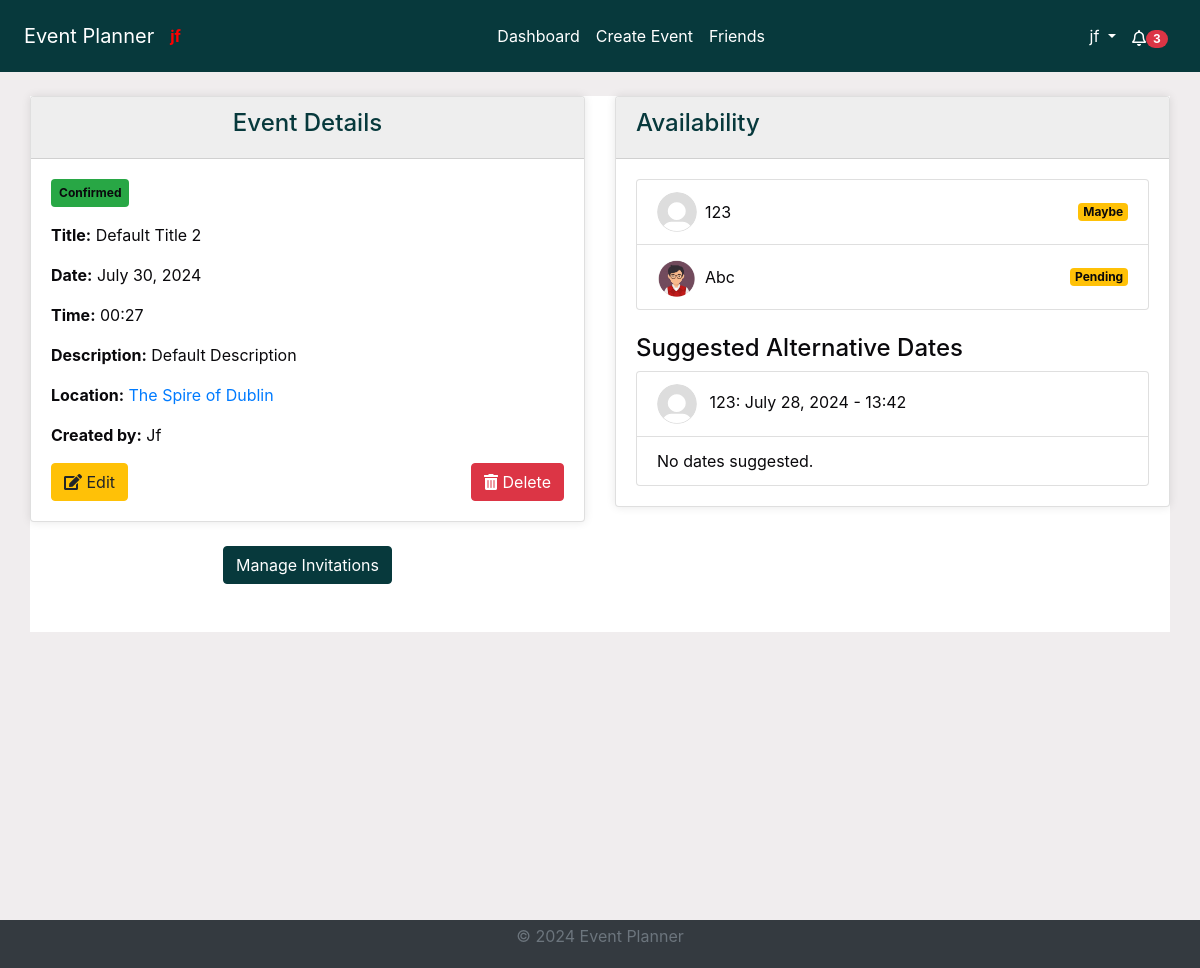
The page /events/details/286/ (signed in) on the database its author committed.
### events/models.py (models this page shows, shortened)
class Event(models.Model):
    STATUS_CHOICES = [
        ("Pending", "Pending"),
        ("Confirmed", "Confirmed"),
        ("Cancelled", "Cancelled"),
    ]
    title = models.CharField(max_length=100)
    description = models.TextField()
    location = models.CharField(max_length=255)
    created_by = models.ForeignKey(User, on_delete=models.CASCADE)
    proposed_date = models.DateTimeField()
    finalized_date = models.DateTimeField(null=True, blank=True)
    status = models.CharField(
        max_length=20, choices=STATUS_CHOICES, default="Pending"
    )
    created_at = models.DateTimeField(auto_now_add=True)
    updated_at = models.DateTimeField(auto_now=True)

### invitations/models.py (models this page shows, shortened)
class Invitation(models.Model):
    STATUS_CHOICES = [
        ("Pending", "Pending"),
        ("Accepted", "Accepted"),
        ("Declined", "Declined"),
    ]
    event = models.ForeignKey(
        Event, on_delete=models.CASCADE, related_name="invitations"
    )
    user = models.ForeignKey(User, on_delete=models.CASCADE)
    status = models.CharField(
        max_length=20, choices=STATUS_CHOICES, default="Pending"
    )
    suggested_date = models.DateTimeField(null=True, blank=True)
    read = models.BooleanField(default=False)
    created_at = models.DateTimeField(auto_now_add=True)
    updated_at = models.DateTimeField(auto_now=True)

### accounts/models.py (models this page shows, shortened)
class UserProfile(models.Model):
    user = models.OneToOneField(User, on_delete=models.CASCADE)
    profile_picture = models.CharField(max_length=254, default="default.svg")
    created_at = models.DateTimeField(auto_now_add=True)
    updated_at = models.DateTimeField(auto_now=True)

### events/views.py (the view, shortened to what this page needs)
# urls.py: path("<int:event_id>/", views.event_details, name="event_details"),
@login_required
def event_details(request, event_id):
    event = get_object_or_404(Event, id=event_id)
    invitations = Invitation.objects.filter(event=event)
    user_invitations = invitations.filter(user=request.user)
    user_invitations.update(read=True)
    Notification.objects.filter(
        event=event, user=request.user, read=False
    ).update(read=True)
    current_date = timezone.now().date()
    current_time = timezone.now().time()
    context = {
        "event": event,
        "invitations": invitations,
        "current_date": current_date,
        "current_time": current_time,
    }
    return render(request, "events/event_details.html", context)

### accounts/context_processors.py (called while the page is built)
def google_api_key(request):
    return {"GOOGLE_API_KEY": os.getenv("GOOGLE_API_KEY")}

### notifications/context_processors.py (called while the page is built)
def notifications(request):
    if request.user.is_authenticated:
        all_unread_notifications = Notification.objects.filter(
            user=request.user, read=False
        ).order_by("-created_at")
        unread_count = all_unread_notifications.count()
        recent_unread_notifications = all_unread_notifications[:8]
        return {
            "recent_unread_notifications": recent_unread_notifications,
            "unread_count": unread_count,
        }
    return {}

### templates/events/event_details.html (shortened to what this page needs)
{% extends 'base.html' %}
{% load static %}
{% block content %}
<div class="container mt-2">
    <div class="row">
        <div class="col-md-6">
            <div class="card">
                <div class="card-header bg-primary text-white text-center">
                    <h4>Event Details</h4>
                </div>
                <div class="card-body">
                    <span class="badge bg-{{ event.status|lower }} mb-3">{{ event.status|capfirst }}</span>
                    <p><strong>Title:</strong> {{ event.title|title }}</p>
                    <p><strong>Date:</strong> {{ event.proposed_date|date:"F j, Y" }}</p>
                    <p><strong>Time:</strong> {{ event.proposed_date|time:"H:i" }}</p>
                    <p><strong>Description:</strong> {{ event.description|capfirst }}</p>
                    <p><strong>Location:</strong> <a href="https://www.google.com/maps/search/?api=1&query={{ event.location }}" target="_blank">{{ event.location|capfirst }}</a></p>
                    <p><strong>Created by:</strong> {{ event.created_by.username|capfirst }}</p>
                    {% if request.user == event.created_by %}
                    <div class="d-flex justify-content-between mt-3">
                        <a href="{% url 'edit_event' event.id %}" class="btn btn-warning"><i class="fas fa-edit"></i> Edit</a>
                        <button class="btn btn-danger delete-btn" data-event-id="{{ event.id }}"><i class="fas fa-trash-alt"></i> Delete</button>
                    </div>
                    {% endif %}
                </div>
            </div>
            {% if request.user == event.created_by %}
            <div class="row mt-4 ">
                <div class="col-md-12 text-center">
                    <a href="{% url 'manage_invitations' event.id %}" class="btn btn-primary mb-5">Manage Invitations</a>
                </div>
            </div>
            {% endif %}
        </div>
        <div class="col-md-6">
            <div class="card">
                <div class="card-header bg-secondary text-white">
                    <h4>Availability</h4>
                </div>
                <div class="card-body">
                    <ul class="list-group">
                        {% for invitation in event.invitations.all %}
                            <li class="list-group-item d-flex justify-content-between align-items-center">
                                <img src="{% static 'images/profile_pictures/' %}{{ invitation.user.userprofile.profile_picture }}" alt="{{ invitation.user.username }}'s profile picture" class="rounded-circle mr-2" style="width: 40px; height: 40px;">
                                <span style="margin-right:auto;"> {{ invitation.user.username|capfirst }} </span>
                                <span class="badge bg-{{ invitation.status|lower }}">{{ invitation.status }}</span>
                            </li>
                        {% empty %}
                            <li class="list-group-item">No invitations sent.</li>
                        {% endfor %}
                    </ul>
                    <h4 class="mt-4">Suggested Alternative Dates</h4>
                    <ul class="list-group">
                        {% for invitation in event.invitations.all %}
                            {% if invitation.suggested_date %}
                            <li class="list-group-item">
                                <img src="{% static 'images/profile_pictures/' %}{{ invitation.user.userprofile.profile_picture }}" alt="{{ invitation.user.username }}'s profile picture" class="rounded-circle mr-2" style="width: 40px; height: 40px;">
                                {{ invitation.user.username|capfirst }}: {{ invitation.suggested_date|date:"F j, Y" }} - {{ invitation.suggested_date|time:"H:i" }}
                            </li>
                            {% else %}
                                <li class="list-group-item">No dates suggested.</li>
                            {% endif %}
                            {% empty %}
                            <li class="list-group-item">No dates suggested.</li>
                        {% endfor %}
                    </ul>
                </div>
            </div>
        </div>
    </div>
</div>
{% endblock %}

### templates/base.html (shortened to what this page needs)
<!DOCTYPE html>
<html lang="en">
<head>
    {% load static %}
    <link rel="stylesheet" href="https://stackpath.bootstrapcdn.com/bootstrap/4.5.2/css/bootstrap.min.css">
    <link rel="stylesheet" href="{% static 'css/styles.css' %}">
    <link rel="stylesheet" href="https://cdnjs.cloudflare.com/ajax/libs/font-awesome/5.15.4/css/all.min.css">
    <link rel="stylesheet" href="https://cdnjs.cloudflare.com/ajax/libs/fullcalendar/3.10.2/fullcalendar.min.css" />
</head>
<body class="c-app">
    <header class="c-header c-header-light c-header-fixed">
        <nav class="navbar navbar-expand-lg navbar-light">
            <a class="navbar-brand" href="{% url 'home' %}">Event Planner</a>
            <strong style="color:red;">   {{ user.username }} </strong>
            <div class="collapse navbar-collapse" id="navbarSupportedContent">
                {% if user.is_authenticated %}
                <ul class="navbar-nav mx-auto">
                    <li class="nav-item {% if request.resolver_match.url_name == 'dashboard' %}active{% endif %}">
                        <a class="nav-link" href="{% url 'dashboard' %}">Dashboard</a>
                    </li>
                    <li class="nav-item {% if request.resolver_match.url_name == 'create_event' %}active{% endif %}">
                        <a class="nav-link" href="{% url 'create_event' %}">Create Event</a>
                    </li>
                    <li class="nav-item {% if request.resolver_match.url_name == 'friends_page' %}active{% endif %}">
                        <a class="nav-link" href="{% url 'friends_page' %}">Friends</a>
                    </li>
                    {% endif %}
                </ul>
                {% if user.is_authenticated %}
                <ul class="navbar-nav d-flex">
                    <li class="nav-item dropdown">
                        <a class="nav-link dropdown-toggle" href="#" id="profileLink" role="button" data-toggle="dropdown" aria-haspopup="true" aria-expanded="false">
                            {{ user.username }}
                        </a>
                    </li>
                </ul>
                {% endif %}
            </div>
            {% if user.is_authenticated %}
                <ul class="navbar-nav ml-auto d-flex">
                    <li class="nav-item">
                        <a class="nav-link" href="#" id="notificationBell" role="button" data-toggle="dropdown" aria-haspopup="true" aria-expanded="false">
                            <i class="fas fa-bell" style="font-weight:100";></i>
                            {% if unread_count > 0 %}
                                <span class="badge badge-pill badge-danger">{{ unread_count }}</span>
                            {% else %}
                                <span class="badge badge-pill badge-danger" style="opacity: 0;min-width:1.5rem;min-height:0.9rem">{{ unread_count }}</span>
                            {% endif %}
                        </a>
                    </li>
                </ul>
            {% endif %}
        </nav>
    </header>
    <main class="c-main">
        <div class="container-fluid">
            <div class="fade-in">
                {% block content %}{% endblock %}
            </div>
        </div>
    </main>
    <footer class="footer py-1">
        <div class="container text-center">
            <p class="text-muted">&copy; 2024 Event Planner</p>
        </div>
    </footer>
</body>
</html>

### static/css/styles.css (style rules this page uses)
* { box-sizing: border-box; }
body, html { margin: 0; padding: 0; font-family: var(--font-family-sans-serif); background-color: var(--background); color: var(--text); height: 100%; }
:root { --primary: #07393c; --secondary: #2C666E; --accent: #90DDF0; --background: #F0EDEE; --text: #0A090C; --heading-bg: #eeeeee; --white: #fff; --gray: #6c757d; --gray-dark: #343a40; --success: #28a745; --info: #17a2b8; --warning: #ffc107; --danger: #dc3545; --light: #f8f9fa; --dark: #343a40; --breakpoint-xs: 0; --breakpoint-sm: 576px; --breakpoint-md: 768px; --breakpoint-lg: 992px; --breakpoint-xl: 1200px; --font-family-sans-serif: -apple-system, BlinkMacSystemFont, "Segoe UI", Roboto, "Helvetica Neue", Arial, "Noto Sans", sans-serif, "Apple Color Emoji", "Segoe UI Emoji", "Segoe UI Symbol", "Noto Color Emoji"; --font-family-monospace: SFMono-Regular, Menlo, Monaco, Consolas, "Liberation Mono", "Courier New", monospace; }
.container-fluid { display: flex; flex-direction: column; min-height: 100vh; }
.row { flex: 1; display: flex; }
.bg-primary { background-color: var(--primary) !important; }
.bg-secondary { background-color: var(--secondary) !important; }
.btn-primary { background-color: var(--primary) !important; border-color: var(--primary) !important; }
header { background-color: var(--primary) !important; color: var(--white) !important; padding: .5rem !important; margin-bottom: 1rem !important; }
header a, header .navbar-brand, header .nav-link { color: var(--white) !important; }
.card-header { background-color: var(--heading-bg) !important; color: var(--primary) !important; }
footer { background-color: var(--dark) !important; color: var(--white) !important; padding: 1px 0px !important; padding-top: 0 !important; padding-bottom: 0 !important; margin-top: 2rem !important; text-align: center !important; margin-top: auto; }
.add-btn, .delete-btn, .edit-btn, .invite-btn { margin: 0; }
body>main>div>div>div.container { background-color: var(--white); padding: 2rem; box-shadow: 0 0 10px rgba(0, 0, 0, .5); }
.card-body>span { padding: .5rem; }
.bg-accept, .bg-confirmed { background-color: var(--success) !important; }
.bg-maybe, .bg-pending { background-color: var(--warning) !important; }
.card { box-shadow: 0 0 10px rgba(0, 0, 0, .1); min-height: 50%; }
.navbar-nav.mx-auto { flex: 1; justify-content: center; }
#notificationBell { margin-right: auto; padding-top: .9rem; display: flex; justify-content: flex-end; }
body>main>div>div>div.container { padding: 0rem; box-shadow: none; }

### rows shown on the page
Event: status "Confirmed", title "Default Title 2", proposed_date "July 30, 2024", proposed_date "00:27", description "Default Description", location "The Spire of Dublin", created_by.username "Jf"
Invitation: user.userprofile.profile_picture (placeholder picture), user.username "123", status "Maybe", suggested_date "July 28, 2024", suggested_date "13:42"
Invitation: user.userprofile.profile_picture (picture), user.username "Abc", status "Pending", shows "No dates suggested."

### other values the page prints
{{ user.username }} "jf"
{{ unread_count }} "3"
